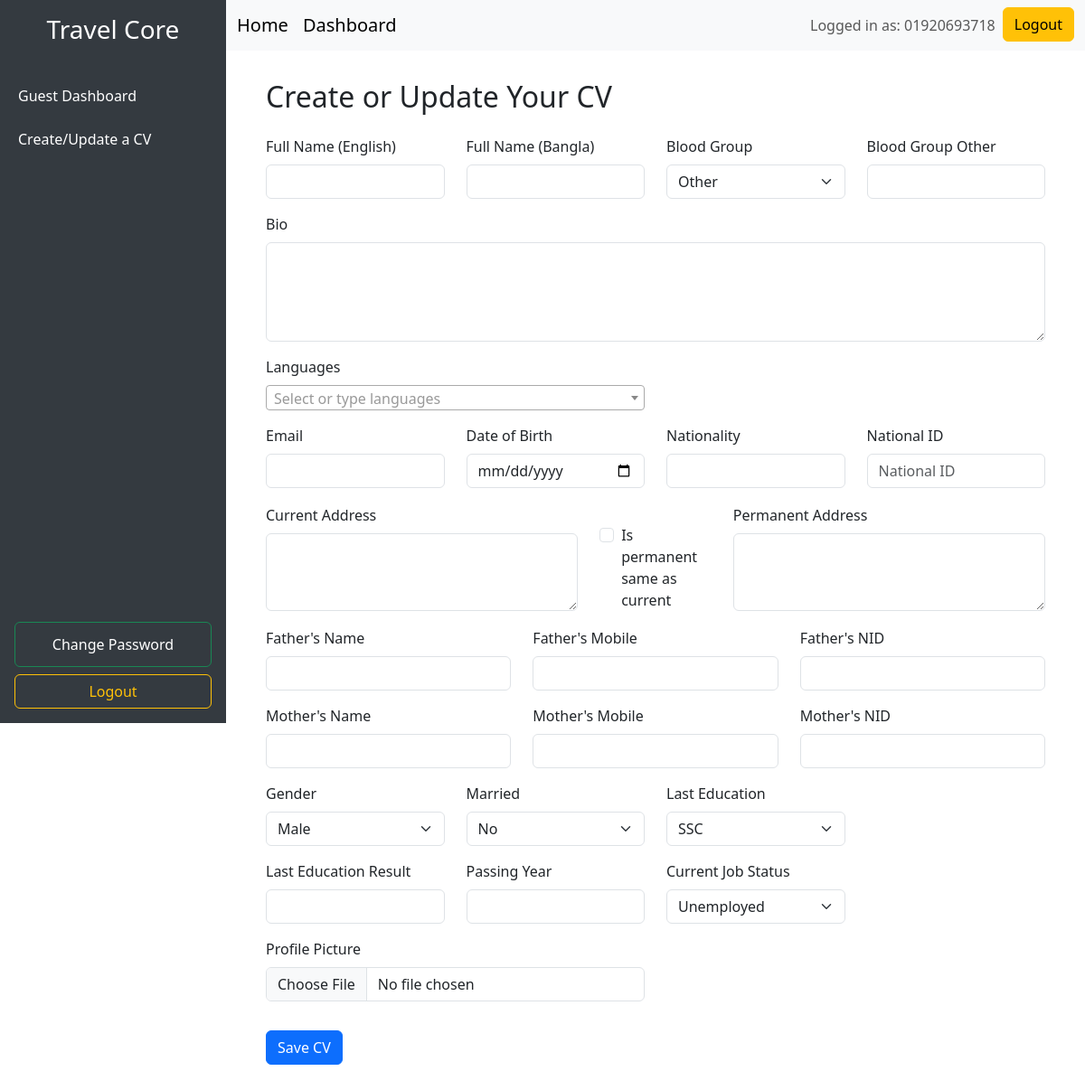
Page /clients/guest_cv/ (signed in) on the earlier database version.
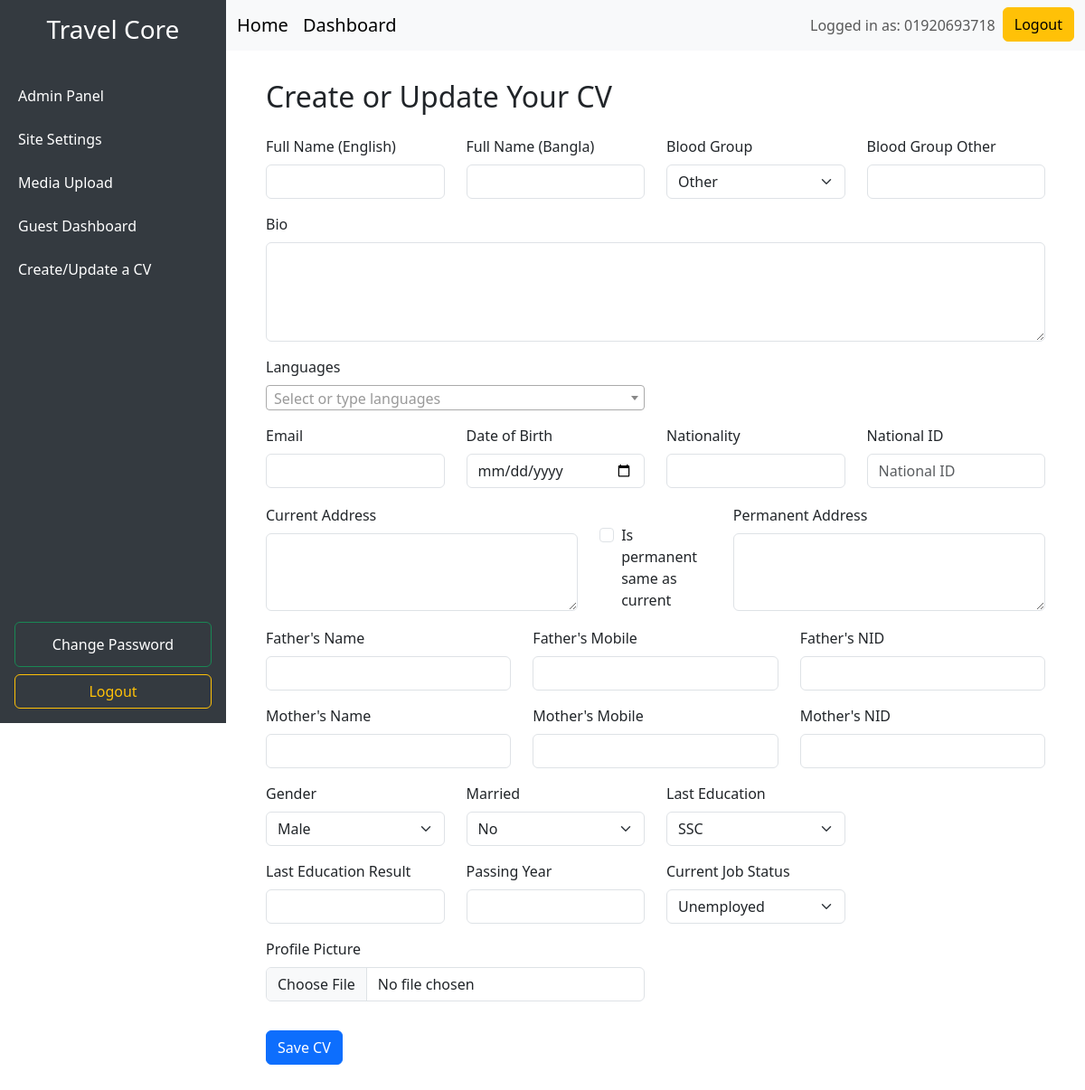
Same page on the later database version.
### clients/views.py (the view)
# urls.py: path('guest_cv/', views.create_or_update_cv, name='guest_cv'),
@login_required
def create_or_update_cv(request, user_id=None):
    if request.user.role == 'hr' and user_id:
        user_to_edit = get_object_or_404(User, id=user_id, role='guest')
        try:
            cv = user_to_edit.cv
        except TravelAgencyCV.DoesNotExist:
            cv = None
    else:
        try:
            cv = request.user.cv
        except TravelAgencyCV.DoesNotExist:
            cv = None
    if request.method == 'POST':
        form = TravelAgencyCVForm(request.POST, request.FILES, instance=cv)
        if form.is_valid():
            cv_instance = form.save(commit=False)
            if request.user.role == 'hr' and user_id:
                cv_instance.user = user_to_edit
            else:
                cv_instance.user = request.user
            cv_instance.save()
            form.save_m2m()
            messages.success(request, "Your CV has been saved successfully.")
            if request.user.role == 'hr' and user_id:
                return redirect('accounts:hr_guest_cv_detail', user_id=user_to_edit.id)
            else:
                return redirect('accounts:guest_dashboard')
        else:
            messages.error(request, "Please correct the errors below.")
    else:
        initial = {}
        if cv:
            initial['languages'] = cv.languages.all()
        form = TravelAgencyCVForm(instance=cv, initial=initial)
    return render(request, 'create_cv_guest.html', {'form': form})

### clients/templates/create_cv_guest.html (shortened to what the changed rows need)
{% extends 'accounts/dashboard.html' %}
{% load crispy_forms_tags %}
{% block content %}
<div class="container-fluid">
  <h2 class="mb-4">Create or Update Your CV</h2>
</div>
{% endblock content %}
{% block js_customs %}
<link href="https://cdn.jsdelivr.net/npm/select2@4.1.0-rc.0/dist/css/select2.min.css" rel="stylesheet" />
{% endblock js_customs %}

### accounts/templates/accounts/dashboard.html (shortened to what this page needs)
{% load crispy_forms_tags %}
{% load django_bootstrap5 %}
<!DOCTYPE html>
<html lang="en">
<head>
    <link href="https://cdn.jsdelivr.net/npm/bootstrap@5.3.0/dist/css/bootstrap.min.css" rel="stylesheet" />
</head>
<body>
<div class="sidebar d-flex flex-column">
    <h3 class="text-center">Travel Core</h3>
    <nav class="nav flex-column mt-4 flex-grow-1">
        {% if request.user.role == 'admin' %}
            <a class="nav-link" href="{% url 'admin:index' %}">Admin Panel</a>
            <a class="nav-link" href="{% url 'site_settings' %}">Site Settings</a>
            <a class="nav-link" href="{% url 'media_upload' %}">Media Upload</a>
        {% endif %}
        <a class="nav-link" href="{% url 'accounts:guest_dashboard' %}">Guest Dashboard</a>
        <a class="nav-link" href="{% url 'clients:guest_cv' %}">Create/Update a CV</a>
    </nav>
    <div class="mt-auto p-3">
        <a href="{% url 'accounts:guest_change_password' %}" class="btn btn-outline-success w-100">
            Change Password
        </a>
        <form id="logoutForm" action="{% url 'logout' %}" method="post" class="mt-2">
            <button type="submit" class="btn btn-outline-warning w-100">Logout</button>
        </form>
    </div>
</div>
<nav class="navbar navbar-expand-lg navbar-light bg-light navbar-custom">
    <div class="container-fluid">
        <a class="navbar-brand" href="{% url 'home' %}">Home</a>
        <a class="navbar-brand" href="#">Dashboard</a>
        <div class="collapse navbar-collapse" id="navbarNav">
            <ul class="navbar-nav ms-auto">
                <li class="nav-item">
                    <span class="nav-link">Logged in as: {{ request.user.phone_number }}</span>
                </li>
                <li class="nav-item">
                    <form id="logoutForm" action="{% url 'logout' %}" method="post">
                        <button type="submit" class="btn btn-warning">Logout</button>
                    </form>
                </li>
            </ul>
        </div>
    </div>
</nav>
<main class="content">
    {% block content %}{% endblock %}
</main>
{% block js_customs %}
{% endblock js_customs %}
</body>
</html>

Differences in the rows shown:
changed User: role "guest" → "admin" (drawn)
Other differences:
text now shown: "Admin Panel Site Settings Media Upload"
